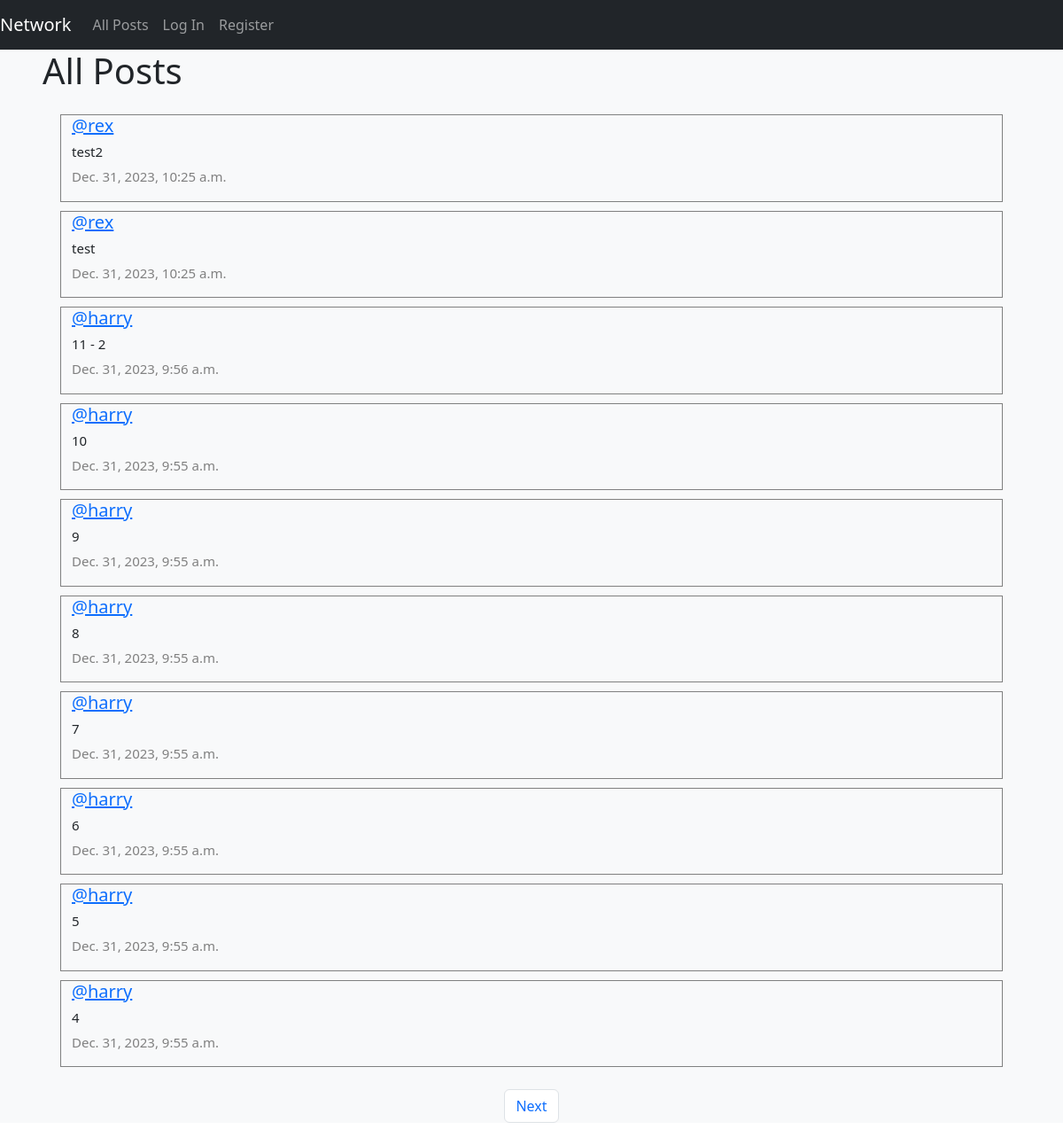
The page / on the database its author committed.
### network/models.py (models this page shows, shortened)
class Post(models.Model):
    content = models.CharField(max_length=140)
    user = models.ForeignKey(User, on_delete=models.CASCADE, related_name="posts")
    date = models.DateTimeField(auto_now_add=True)
    likes = models.ManyToManyField(User, related_name="liked_posts", blank=True)

class User(AbstractUser):
    pass

### network/views.py (the view)
# urls.py: path("", views.index, name="index"),
def index(request):
    allPosts = Post.objects.all().order_by("id").reverse()
    paginator = Paginator(allPosts, 10)
    page_number = request.GET.get('page')
    posts_of_the_page = paginator.get_page(page_number)
    allLikes = Like.objects.all()
    whoYouLiked = []
    try:
        for like in allLikes:
            if like.user.id == request.user.id:
                whoYouLiked.append(like.post.id)
    except:
        whoYouLiked = []
    return render(request, "network/index.html", {
        "allPosts": allPosts,
        "posts_of_the_page": posts_of_the_page,
        "whoYouLiked": whoYouLiked
    })

### network/templates/network/index.html (shortened to what this page needs)
{% extends "network/layout.html" %}
{% load static %}
{% block body %}
    <h1 class="mx-5">All Posts</h1>
    <div class="all-posts mx-5">
        {% for post in posts_of_the_page %}
            <div class="row post">
                <h5 class="username"><a href="{% url 'profile' user_id=post.user.id %}">@{{ post.user }}</a></h5>
                <h6 class="content" id="content_{{ post.id }}">{{ post.content }}</h6>
                <p class="date">{{ post.date }}</p>
            </div>
        {% endfor %}
    </div>
    <nav aria-label="Page navigation example">
        <ul class="pagination d-flex justify-content-center">
            {% if posts_of_the_page.has_next %}
                <li class="page-item"><a class="page-link" href="?page={{ posts_of_the_page.next_page_number }}">Next</a></li>
            {% endif %}
        </ul>
    </nav>
{% endblock %}

### network/static/network/styles.css (style rules this page uses)
.all-posts { display: flex; justify-content: flex-start; flex-direction: column; margin: 20px; }
.post { border: 0.1px solid gray; display: flex; justify-content: center; flex-direction: column; box-sizing: border-box; margin: 5px 20px; }
.content { font-size: 15px; }
.username { font-size: 20px; }
.date { color: gray; font-size: 15px; }

### rows shown on the page
Post: user "rex", content "test2", date "Dec. 31, 2023, 10:25 a.m."
Post: user "rex", content "test", date "Dec. 31, 2023, 10:25 a.m."
Post: user "harry", content "11 - 2", date "Dec. 31, 2023, 9:56 a.m."
Post: user "harry", content "10", date "Dec. 31, 2023, 9:55 a.m."
Post: user "harry", content "9", date "Dec. 31, 2023, 9:55 a.m."
Post: user "harry", content "8", date "Dec. 31, 2023, 9:55 a.m."
Post: user "harry", content "7", date "Dec. 31, 2023, 9:55 a.m."
Post: user "harry", content "6", date "Dec. 31, 2023, 9:55 a.m."
Post: user "harry", content "5", date "Dec. 31, 2023, 9:55 a.m."
Post: user "harry", content "4", date "Dec. 31, 2023, 9:55 a.m."
